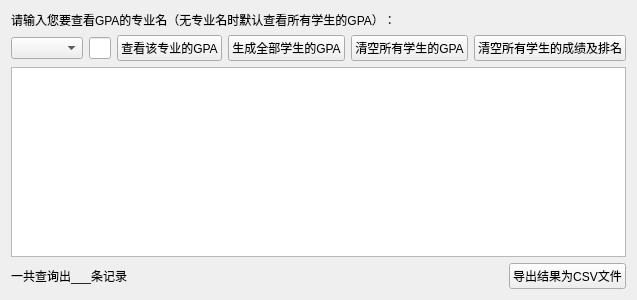
<?xml version="1.0" encoding="UTF-8"?>
<ui version="4.0">
 <class>make_query_gpa</class>
 <widget class="QWidget" name="make_query_gpa">
  <property name="geometry">
   <rect>
    <x>0</x>
    <y>0</y>
    <width>470</width>
    <height>300</height>
   </rect>
  </property>
  <property name="windowTitle">
   <string>Form</string>
  </property>
  <layout class="QVBoxLayout" name="verticalLayout">
   <item>
    <widget class="QLabel" name="label">
     <property name="text">
      <string>请输入您要查看GPA的专业名（无专业名时默认查看所有学生的GPA）：</string>
     </property>
    </widget>
   </item>
   <item>
    <layout class="QHBoxLayout" name="horizontalLayout">
     <item>
      <widget class="QComboBox" name="comboBox"/>
     </item>
     <item>
      <widget class="QLineEdit" name="lineEdit"/>
     </item>
     <item>
      <widget class="QPushButton" name="pushButton">
       <property name="text">
        <string>查看该专业的GPA</string>
       </property>
      </widget>
     </item>
     <item>
      <widget class="QPushButton" name="pushButton_1">
       <property name="text">
        <string>生成全部学生的GPA</string>
       </property>
      </widget>
     </item>
     <item>
      <widget class="QPushButton" name="pushButton_2">
       <property name="text">
        <string>清空所有学生的GPA</string>
       </property>
      </widget>
     </item>
     <item>
      <widget class="QPushButton" name="pushButton_3">
       <property name="text">
        <string>清空所有学生的成绩及排名</string>
       </property>
      </widget>
     </item>
    </layout>
   </item>
   <item>
    <widget class="QTableWidget" name="tableWidget"/>
   </item>
   <item>
    <layout class="QHBoxLayout" name="horizontalLayout_2">
     <property name="topMargin">
      <number>0</number>
     </property>
     <item>
      <widget class="QLabel" name="label_sum">
       <property name="text">
        <string>一共查询出___条记录</string>
       </property>
      </widget>
     </item>
     <item>
      <spacer name="horizontalSpacer">
       <property name="orientation">
        <enum>Qt::Horizontal</enum>
       </property>
       <property name="sizeHint" stdset="0">
        <size>
         <width>40</width>
         <height>20</height>
        </size>
       </property>
      </spacer>
     </item>
     <item>
      <widget class="QPushButton" name="pushButton_4">
       <property name="text">
        <string>导出结果为CSV文件</string>
       </property>
      </widget>
     </item>
    </layout>
   </item>
  </layout>
 </widget>
 <resources/>
 <connections/>
</ui>
